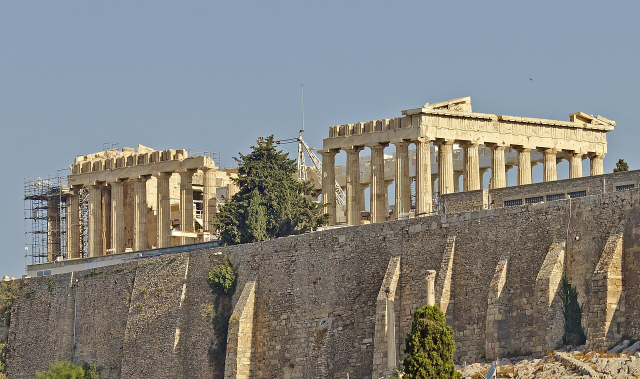
#> input picture images/ath-acropolis.jpg, 1280 x 758 px, given in place of athens.jpg, which was not available (shown at 1/2 size)
$ python bake_backgrounds.py . ath-card-1.jpg
#> lines starting #> are read from the running program, lines starting #| are printed output that depends on the picture
import sys, os, numpy as np
from PIL import Image, ImageOps, ImageFilter
src_dir, out_dir = sys.argv[1], sys.argv[2]
LAYERS = [(5, .34, .54), (14, .48, .70), (30, .62, .84)]     # (θόλωμα σε CSS px, αρχή, πλήρες) όπως πριν στο CSS
CSS_H = 784                                                  # ύψος φόντου σε κινητό (118svh)
def smooth(x): x = np.clip(x, 0, 1); return x * x * (3 - 2 * x)
for k, box, q in [('athens', (1600, 2400), 90), ('zakynthos', (1600, 2400), 90), ('crete', (2800, 1600), 88)]:
    im = ImageOps.exif_transpose(Image.open(f'{src_dir}/{k}.jpg')).convert('RGB'); im.thumbnail(box, Image.LANCZOS)
#> further down, im is the input picture: PIL image 1280x758 RGB; mean R, G, B 131.2, 131, 126.7
    W, H = im.size; scale = H / CSS_H
#> after `W, H = im.size`: W = 1280; H = 758
#> after `scale = H / CSS_H`: scale = 0.967
    out = np.asarray(im, dtype=np.float32)
    y = (np.arange(H) / (H - 1))[:, None, None]
#> y = 758 values from 0 to 1
    for sig, a, b in LAYERS:
        bl = np.asarray(im.filter(ImageFilter.GaussianBlur(sig * scale)), dtype=np.float32)
        m = smooth((y - a) / (b - a))
        out = out * (1 - m) + bl * m
#> this loop made 3 passes
#> pass 1, `bl = np.asarray(im.filter(ImageFilter.GaussianBlur(sig * scale)), dtyp..`:
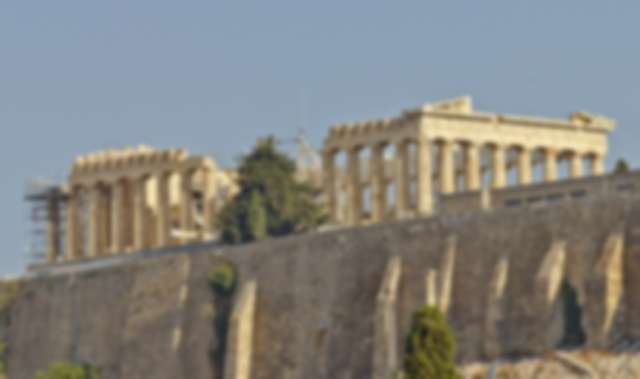
#> bl: shape (758, 1280, 3) float32 (shown at 1/2 size); mean R, G, B 131.2, 130.8, 126.6
#> pass 1, `out = out * (1 - m) + bl * m`:
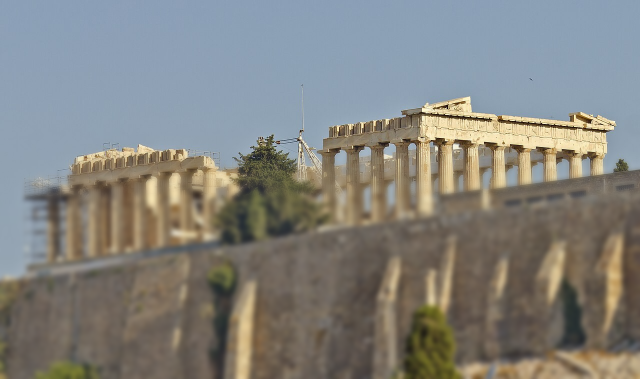
#> out: shape (758, 1280, 3) float64 (shown at 1/2 size); mean R, G, B 131.2, 131.1, 126.7
#> pass 2, `bl = np.asarray(im.filter(ImageFilter.GaussianBlur(sig * scale)), dtyp..`:
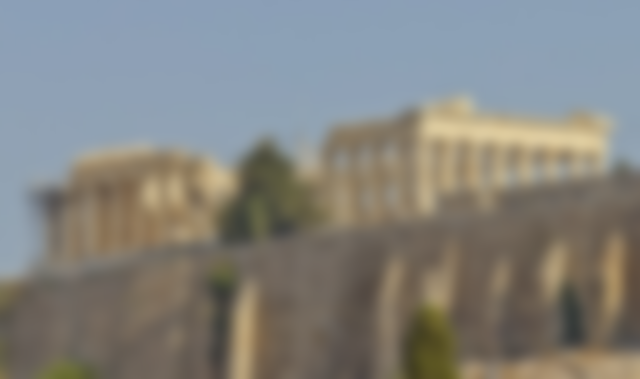
#> bl: shape (758, 1280, 3) float32 (shown at 1/2 size); mean R, G, B 131.2, 130.8, 126.6
#> pass 2, `out = out * (1 - m) + bl * m`:
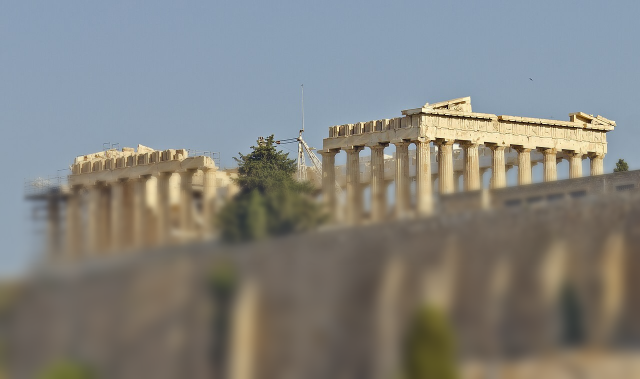
#> out: shape (758, 1280, 3) float64 (shown at 1/2 size); mean R, G, B 131.2, 131.1, 126.7
    p = f'{out_dir}/bg-{k}.jpg'
    Image.fromarray(np.clip(out, 0, 255).astype(np.uint8)).save(p, quality=q, optimize=True, progressive=True, subsampling=0)
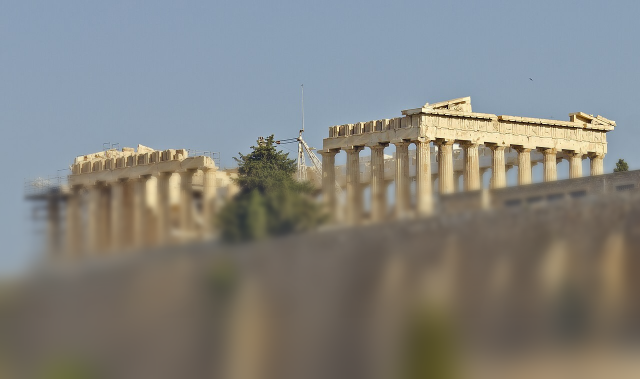
#> saved as bg-athens.jpg: PIL image 1280x758 RGB (shown at 1/2 size); mean R, G, B 131.1, 130.9, 126.5
    print(k, (W, H), os.path.getsize(p) // 1024, 'KB')
#| athens (1280, 758) 112 KB
#> pass 2 of the loop `for k, box, q in [('athens', (1600, 2400), 90), ('zakynthos', (1600, 2..`:
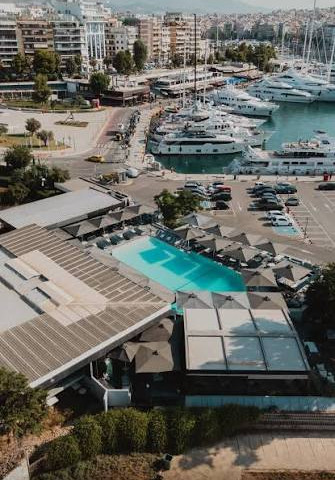
#> input picture images/ath-card-1.jpg, 335 x 480 px, given in place of zakynthos.jpg, which was not available
#> im is the input picture: PIL image 335x480 RGB; mean R, G, B 106.6, 106.5, 99.9
#> the loop `for sig, a, b in LAYERS:` made 3 passes
#> pass 1, `bl = np.asarray(im.filter(ImageFilter.GaussianBlur(sig * scale)), dtyp..`:
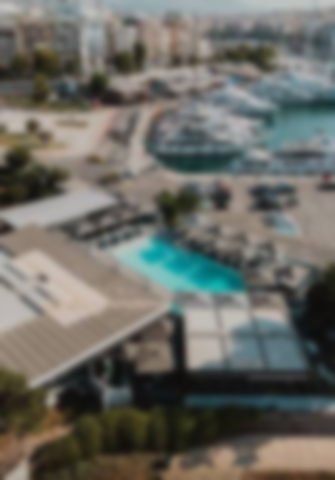
#> bl: shape (480, 335, 3) float32; mean R, G, B 106.6, 106.5, 99.9
#> after the loop `for sig, a, b in LAYERS:`:
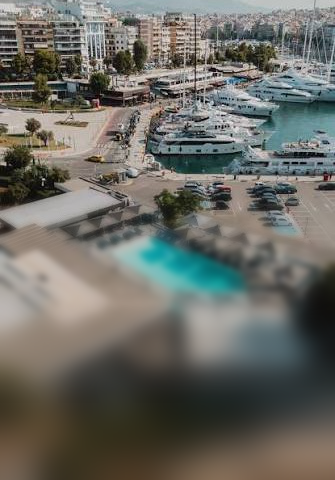
#> out: shape (480, 335, 3) float64; mean R, G, B 106.7, 106.7, 100
#| zakynthos (335, 480) 45 KB
